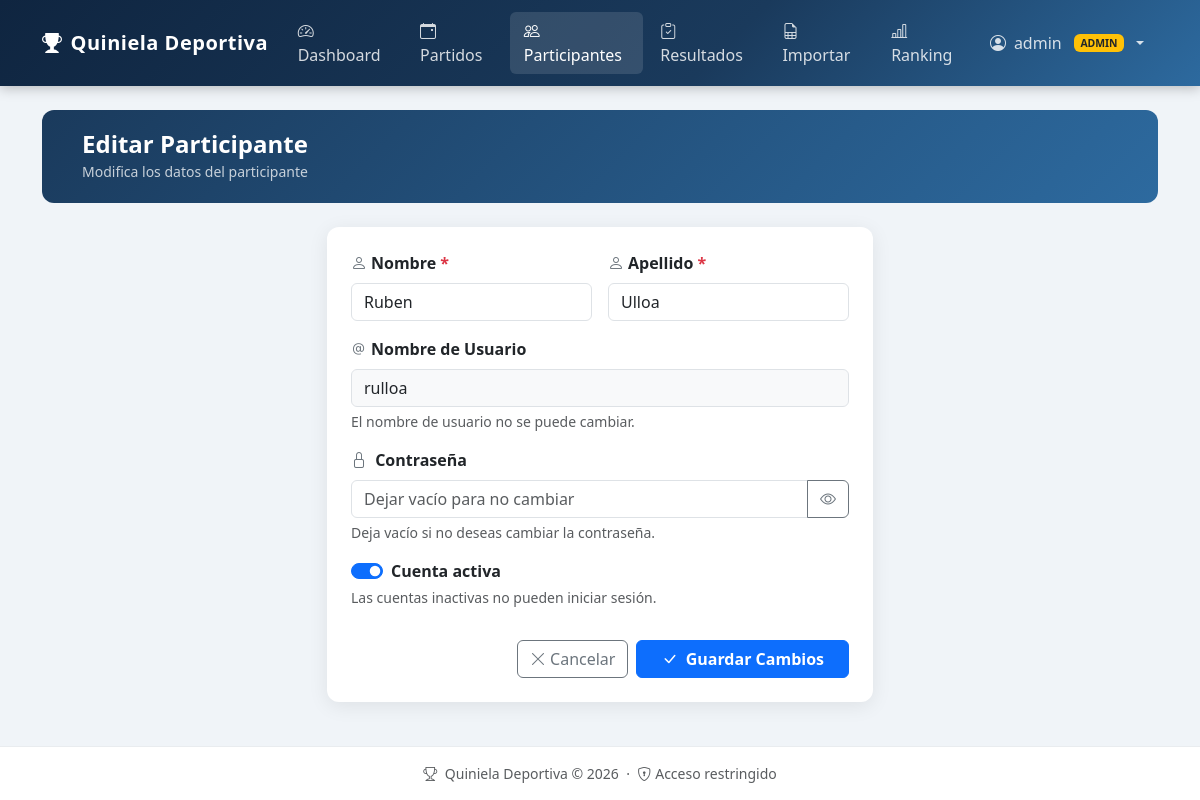
Screenshot of /admin/participantes/4/editar (signed in) with the database file from the repository.
### models.py (models this page shows, shortened)
class User(UserMixin, db.Model):
    __tablename__ = 'usuarios'
    id = db.Column(db.Integer, primary_key=True)
    username = db.Column(db.String(80), unique=True, nullable=False, index=True)
    password_hash = db.Column(db.String(255), nullable=False)
    nombre = db.Column(db.String(100), nullable=False)
    apellido = db.Column(db.String(100), nullable=False)
    rol = db.Column(db.String(20), default='participante', nullable=False)
    activo = db.Column(db.Boolean, default=True, nullable=False)
    created_at = db.Column(db.DateTime, default=datetime.now)
    pronosticos = db.relationship(
        'Pronostico', backref='usuario', lazy='dynamic',
        cascade='all, delete-orphan'
    )
    puntuacion = db.relationship(
        'Puntuacion', backref='usuario', uselist=False,
        cascade='all, delete-orphan'
    )
    @property
    def es_admin(self):
        return self.rol == 'admin'
    @property
    def nombre_completo(self):
        return f"{self.nombre} {self.apellido}"

### routes/admin.py (the view, shortened to what this page needs)
@admin_bp.route('/participantes/<int:user_id>/editar', methods=['GET', 'POST'])
@admin_required
def editar_participante(user_id):
    user = User.query.get_or_404(user_id)
    if user.es_admin:
        flash('No se puede editar la cuenta de administrador desde aquí.', 'warning')
        return redirect(url_for('admin.participantes'))
    form_data = {
        'nombre': user.nombre,
        'apellido': user.apellido,
        'activo': user.activo,
    }
    return render_template('admin/participante_form.html',
                           titulo='Editar Participante',
                           user=user,
                           form_data=form_data)

### routes/admin.py (called while the page is built)
def admin_required(f):
    @wraps(f)
    @login_required
    def decorated(*args, **kwargs):
        if not current_user.es_admin:
            abort(403)
        return f(*args, **kwargs)
    return decorated

### templates/admin/participante_form.html (shortened to what this page needs)
{% extends 'base.html' %}
{% block content %}
<div class="page-header d-flex align-items-center gap-3">
  <div>
    <h4 class="mb-0 fw-bold">{{ titulo }}</h4>
    <small class="opacity-75">
      {% if user %}Modifica los datos del participante{% else %}Completa los campos para crear un nuevo participante{% endif %}
    </small>
  </div>
</div>
<div class="row justify-content-center">
  <div class="col-12 col-md-8 col-lg-6">
    <div class="card">
      <div class="card-body p-4">
        <form method="POST" data-validate novalidate>
          <div class="row g-3 mb-3">
            <div class="col-12 col-sm-6">
              <label for="nombre" class="form-label fw-semibold">
                <i class="bi bi-person me-1 text-secondary"></i>Nombre <span class="text-danger">*</span>
              </label>
              <input type="text"
                     class="form-control"
                     id="nombre"
                     name="nombre"
                     value="{{ form_data.get('nombre', '') }}"
                     placeholder="Juan"
                     required
                     maxlength="100">
            </div>
            <div class="col-12 col-sm-6">
              <label for="apellido" class="form-label fw-semibold">
                <i class="bi bi-person me-1 text-secondary"></i>Apellido <span class="text-danger">*</span>
              </label>
              <input type="text"
                     class="form-control"
                     id="apellido"
                     name="apellido"
                     value="{{ form_data.get('apellido', '') }}"
                     placeholder="Pérez"
                     required
                     maxlength="100">
            </div>
          </div>
          {% if not user %}
            <div class="mb-3">
              <label for="username" class="form-label fw-semibold">
                <i class="bi bi-at me-1 text-secondary"></i>Nombre de Usuario <span class="text-danger">*</span>
              </label>
              <input type="text"
                     class="form-control"
                     id="username"
                     name="username"
                     value="{{ form_data.get('username', '') }}"
                     placeholder="Juan_Perez"
                     required
                     pattern="[a-zA-Z0-9_]+"
                     maxlength="80">
              <div class="form-text">Solo letras, números y guiones bajos (_). Ej: Juan_Perez</div>
              <div class="invalid-feedback">Usuario inválido. Solo letras, números y guiones bajos.</div>
            </div>
          {% else %}
            <div class="mb-3">
              <label class="form-label fw-semibold">
                <i class="bi bi-at me-1 text-secondary"></i>Nombre de Usuario
              </label>
              <input type="text" class="form-control bg-light" value="{{ user.username }}" disabled>
              <div class="form-text">El nombre de usuario no se puede cambiar.</div>
            </div>
          {% endif %}
          <div class="mb-3">
            <label for="password" class="form-label fw-semibold">
              <i class="bi bi-lock me-1 text-secondary"></i>
              Contraseña {% if not user %}<span class="text-danger">*</span>{% endif %}
            </label>
            <div class="input-group">
              <input type="password"
                     class="form-control"
                     id="password"
                     name="password"
                     placeholder="{% if user %}Dejar vacío para no cambiar{% else %}Mínimo 6 caracteres{% endif %}"
                     minlength="6">
              <button type="button" class="btn btn-outline-secondary"
                      data-toggle-password="password" title="Mostrar / ocultar">
                <i class="bi bi-eye"></i>
              </button>
            </div>
            {% if user %}
              <div class="form-text">Deja vacío si no deseas cambiar la contraseña.</div>
            {% endif %}
          </div>
          {% if user %}
            <div class="mb-4">
              <div class="form-check form-switch">
                <input class="form-check-input" type="checkbox" id="activo" name="activo"
                       {% if form_data.get('activo', True) %}checked{% endif %}>
                <label class="form-check-label fw-semibold" for="activo">Cuenta activa</label>
              </div>
              <div class="form-text">Las cuentas inactivas no pueden iniciar sesión.</div>
            </div>
          {% endif %}
          <div class="d-flex gap-2 justify-content-end pt-2">
            <a href="{{ url_for('admin.participantes') }}" class="btn btn-outline-secondary">
              <i class="bi bi-x-lg me-1"></i>Cancelar
            </a>
            <button type="submit" class="btn btn-primary fw-semibold px-4">
              <i class="bi bi-check-lg me-1"></i>
              {% if user %}Guardar Cambios{% else %}Crear Participante{% endif %}
            </button>
          </div>
        </form>
      </div>
    </div>
  </div>
</div>
{% endblock %}

### templates/base.html (shortened to what this page needs)
<!DOCTYPE html>
<html lang="es">
<head>
  <link rel="stylesheet" href="https://cdn.jsdelivr.net/npm/bootstrap@5.3.2/dist/css/bootstrap.min.css">
  <link rel="stylesheet" href="https://cdn.jsdelivr.net/npm/bootstrap-icons@1.11.3/font/bootstrap-icons.min.css">
  <link rel="stylesheet" href="{{ url_for('static', filename='css/style.css') }}">
</head>
<body>
{% if current_user.is_authenticated %}
<nav class="navbar navbar-expand-lg navbar-dark">
  <div class="container">
    <a class="navbar-brand fw-bold d-flex align-items-center gap-2"
       href="{{ url_for('admin.dashboard') if current_user.es_admin else url_for('participant.dashboard') }}">
      <i class="bi bi-trophy-fill fs-5"></i>
      <span>Quiniela Deportiva</span>
    </a>
    <div class="collapse navbar-collapse" id="mainNav">
      <ul class="navbar-nav me-auto gap-1">
        {% if current_user.es_admin %}
          <li class="nav-item">
            <a class="nav-link {% if request.endpoint == 'admin.dashboard' %}active{% endif %}"
               href="{{ url_for('admin.dashboard') }}">
              <i class="bi bi-speedometer2 me-1"></i>Dashboard
            </a>
          </li>
          <li class="nav-item">
            <a class="nav-link {% if 'partido' in (request.endpoint or '') %}active{% endif %}"
               href="{{ url_for('admin.partidos') }}">
              <i class="bi bi-calendar-event me-1"></i>Partidos
            </a>
          </li>
          <li class="nav-item">
            <a class="nav-link {% if 'participante' in (request.endpoint or '') %}active{% endif %}"
               href="{{ url_for('admin.participantes') }}">
              <i class="bi bi-people me-1"></i>Participantes
            </a>
          </li>
          <li class="nav-item">
            <a class="nav-link {% if request.endpoint == 'admin.resultados' or request.endpoint == 'admin.guardar_resultado' %}active{% endif %}"
               href="{{ url_for('admin.resultados') }}">
              <i class="bi bi-clipboard-check me-1"></i>Resultados
            </a>
          </li>
          <li class="nav-item">
            <a class="nav-link {% if 'importar' in (request.endpoint or '') %}active{% endif %}"
               href="{{ url_for('admin.importar_pronosticos') }}">
              <i class="bi bi-file-earmark-spreadsheet me-1"></i>Importar
            </a>
          </li>
          <li class="nav-item">
            <a class="nav-link {% if 'ranking' in (request.endpoint or '') %}active{% endif %}"
               href="{{ url_for('admin.ranking') }}">
              <i class="bi bi-bar-chart-line me-1"></i>Ranking
            </a>
          </li>
        {% endif %}
      </ul>
      <ul class="navbar-nav">
        <li class="nav-item dropdown">
          <a class="nav-link dropdown-toggle d-flex align-items-center gap-2" href="#"
             data-bs-toggle="dropdown" role="button">
            <i class="bi bi-person-circle"></i>
            <span>{{ current_user.username }}</span>
            {% if current_user.es_admin %}
              <span class="badge bg-warning text-dark ms-1" style="font-size:.65rem">ADMIN</span>
            {% endif %}
          </a>
        </li>
      </ul>
    </div>
  </div>
</nav>
{% endif %}
<main class="py-4">
  <div class="container">
    {% block content %}{% endblock %}
  </div>
</main>
{% if current_user.is_authenticated %}
<footer class="py-3 mt-auto">
  <div class="container text-center text-muted small">
    <i class="bi bi-trophy me-1"></i>
    Quiniela Deportiva &copy; {{ now.year }}
    &nbsp;·&nbsp;
    <i class="bi bi-shield-lock me-1"></i>Acceso restringido
  </div>
</footer>
{% endif %}
</body>
</html>

### static/css/style.css (style rules this page uses)
:root { --primary: #1a3a5c; --primary-light: #2d6a9f; --primary-dark: #0f2540; --accent: #00b4d8; --success: #198754; --warning: #ffc107; --danger: #dc3545; --bg-light: #f0f4f8; --card-shadow: 0 4px 20px rgba(0,0,0,.08); --card-radius: 12px; --transition: .2s ease; }
body { background-color: var(--bg-light); font-family: 'Segoe UI', system-ui, -apple-system, sans-serif; min-height: 100vh; display: flex; flex-direction: column; }
main { flex: 1; }
.navbar { background: linear-gradient(135deg, var(--primary-dark) 0%, var(--primary) 60%, var(--primary-light) 100%) !important; box-shadow: 0 2px 12px rgba(0,0,0,.25); padding: .75rem 0; }
.navbar-brand { font-size: 1.25rem; letter-spacing: .5px; }
.navbar .nav-link { color: rgba(255,255,255,.82) !important; transition: color var(--transition); padding: .45rem .85rem !important; border-radius: 6px; }
.navbar .nav-link:hover, .navbar .nav-link.active { color: #fff !important; background: rgba(255,255,255,.12); }
.card { border: none; border-radius: var(--card-radius); box-shadow: var(--card-shadow); transition: box-shadow var(--transition); }
.page-header { background: linear-gradient(135deg, var(--primary) 0%, var(--primary-light) 100%); color: #fff; border-radius: var(--card-radius); padding: 1.25rem 1.5rem; margin-bottom: 1.5rem; }
footer { background: #fff !important; border-top: 1px solid #e9ecef; }

### rows the page displays
User: username "admin"
User: nombre "Ruben", apellido "Ulloa", username "rulloa"

### other values shown
{{ titulo }} "Editar Participante"
